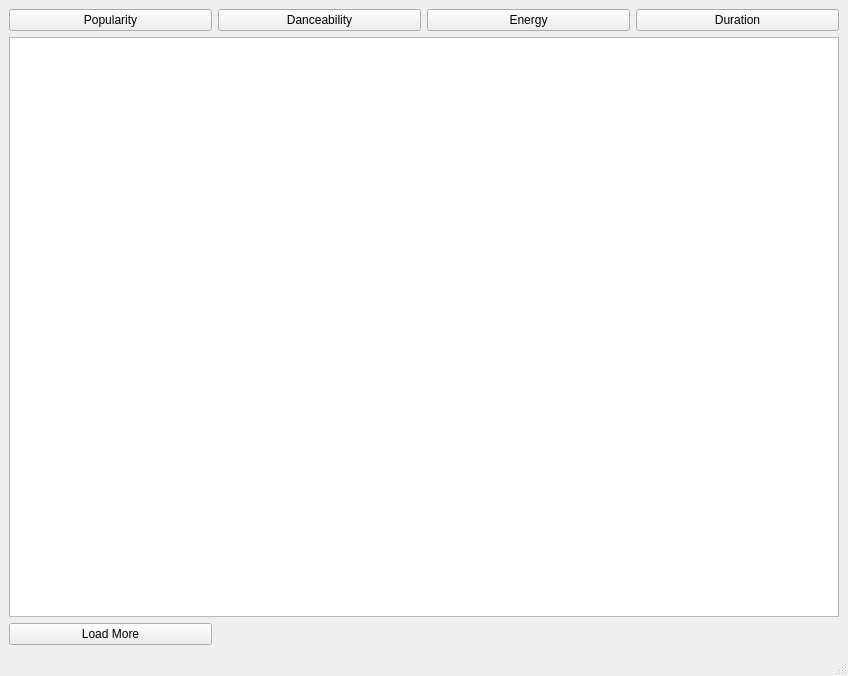
<?xml version="1.0" encoding="UTF-8"?>
<ui version="4.0">
 <class>MainWindow</class>
 <widget class="QMainWindow" name="MainWindow">
  <property name="geometry">
   <rect>
    <x>0</x>
    <y>0</y>
    <width>848</width>
    <height>676</height>
   </rect>
  </property>
  <property name="windowTitle">
   <string>MainWindow</string>
  </property>
  <widget class="QWidget" name="centralwidget">
   <layout class="QGridLayout" name="gridLayout">
    <item row="0" column="2">
     <widget class="QPushButton" name="btnEnergy">
      <property name="text">
       <string>Energy</string>
      </property>
     </widget>
    </item>
    <item row="0" column="0">
     <widget class="QPushButton" name="btnPopularity">
      <property name="text">
       <string>Popularity</string>
      </property>
     </widget>
    </item>
    <item row="1" column="0" colspan="4">
     <widget class="QTableWidget" name="tableSongs"/>
    </item>
    <item row="0" column="3">
     <widget class="QPushButton" name="btnDuration">
      <property name="text">
       <string>Duration</string>
      </property>
     </widget>
    </item>
    <item row="0" column="1">
     <widget class="QPushButton" name="btnDanceability">
      <property name="text">
       <string>Danceability</string>
      </property>
     </widget>
    </item>
    <item row="2" column="0">
     <widget class="QPushButton" name="loadBtn">
      <property name="text">
       <string>Load More</string>
      </property>
     </widget>
    </item>
   </layout>
  </widget>
  <widget class="QMenuBar" name="menubar">
   <property name="geometry">
    <rect>
     <x>0</x>
     <y>0</y>
     <width>848</width>
     <height>26</height>
    </rect>
   </property>
  </widget>
  <widget class="QStatusBar" name="statusbar"/>
 </widget>
 <resources/>
 <connections/>
</ui>
